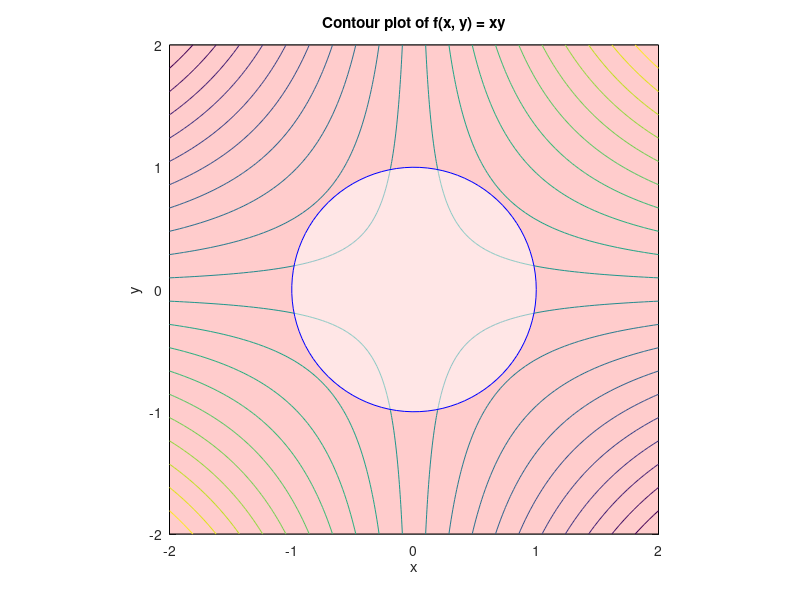

This chart was generated by the following MATLAB code:
% Define the function f(x, y) = xy
f = @(x, y) x .* y;

% Define grid for plotting
x = linspace(-2, 2, 100);
y = linspace(-2, 2, 100);
[X, Y] = meshgrid(x, y);
Z = f(X, Y);

% Create the contour plot
figure;
% Set the background to red
fill([-2, 2, 2, -2], [-2, -2, 2, 2], [1, 0.8, 0.8]);
hold on;
contour(X, Y, Z, 20); % 20 contour levels


% Plot the circle x^2 + y^2 = 1
theta = linspace(0, 2*pi, 100);
xc = cos(theta);
yc = sin(theta);
fill(xc, yc, 'w', 'FaceAlpha', 0.5, 'EdgeColor', 'b'); % Translucent white circle

% Additional plot settings
axis equal;
xlabel('x');
ylabel('y');
title('Contour plot of f(x, y) = xy');
hold off;